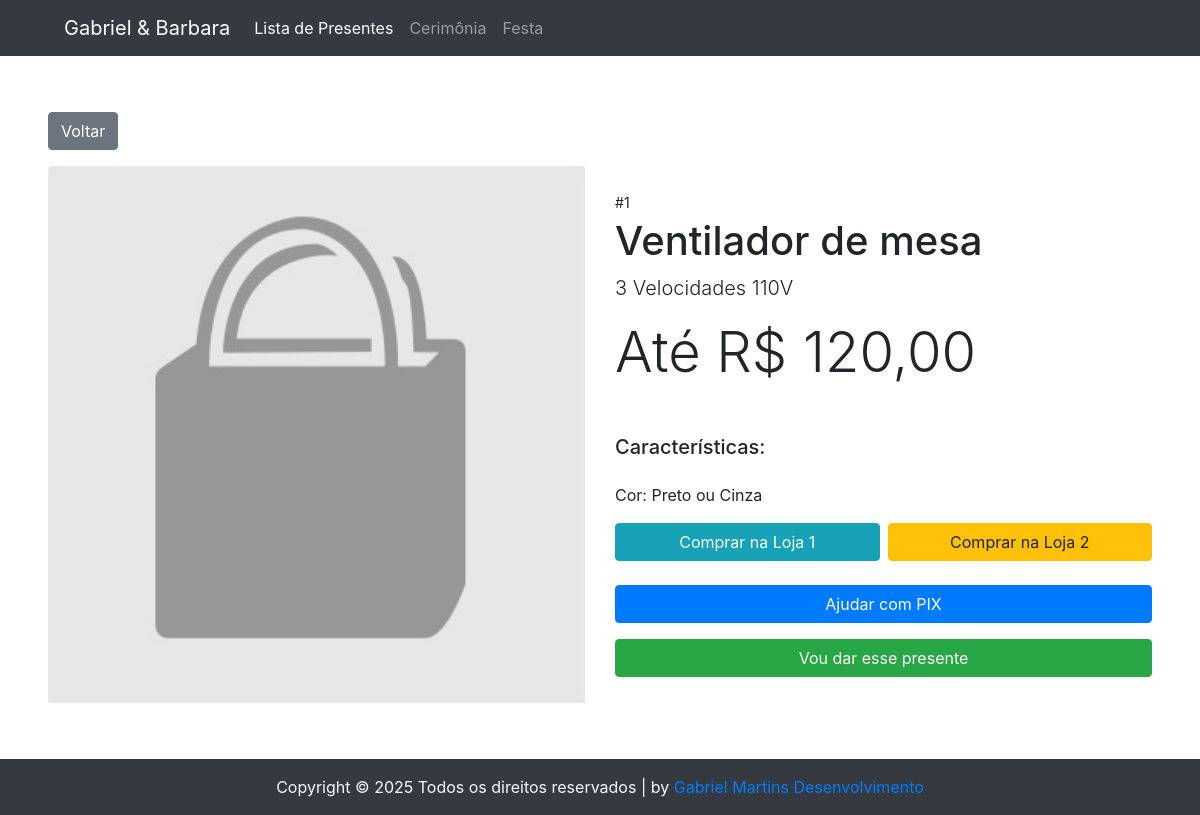
The page /shop/detalhes/1 on the database as committed earlier.
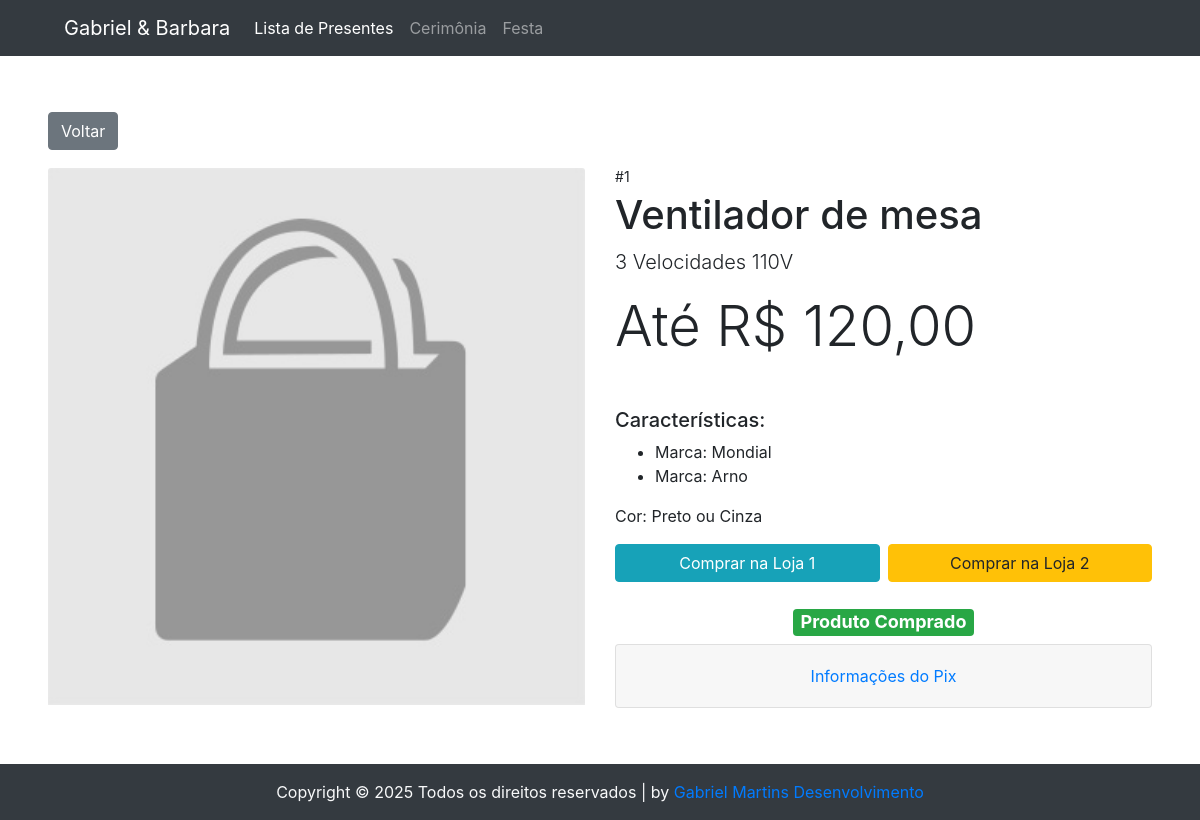
The same page on the database as committed later.
### tables this page shows
CREATE TABLE `marcas` (
  `id` int(11) NOT NULL,
  `nome` varchar(100) NOT NULL,
  `created_at` datetime DEFAULT CURRENT_TIMESTAMP,
  `updated_at` datetime DEFAULT CURRENT_TIMESTAMP ON UPDATE CURRENT_TIMESTAMP
);

### application/controllers/Shop.php (called while the page is built, shortened)
<?php
class Shop extends MY_Controller
{
	public function detalhes($id)
	{
		$dados["titulo"] = "Detalhes do Presente";
		$dados['produto'] = $this->Produto_model->buscaProdutoPorId($id);
		$dados['marcas'] = $this->Produto_model->getMarcasByProdutoId($id);
		$this->load->vars($dados);
		$this->load->view('templates/shop/header');
		$this->load->view('templates/shop/navbar');
		$this->load->view('shop/detalhes');
		$this->load->view('templates/shop/footer');
	}
}

### index.php (called while the page is built, shortened)
<?php
require_once BASEPATH.'core/CodeIgniter.php';

### application/models/Produto_model.php (called while the page is built, shortened)
<?php
class Produto_model extends CI_Model
{
	public function buscaProdutoPorId($id)
	{
		$this->db->select('*');
		$this->db->from('produtos');
		$this->db->where('id', $id);
		return $this->db->get()->row();
	}
	public function getMarcasByProdutoId($produto_id)
	{
		$this->db->select('m.*');
		$this->db->from('marcas m');
		$this->db->join('produto_marcas pm', 'pm.marca_id = m.id');
		$this->db->where('pm.produto_id', $produto_id);
		$query = $this->db->get();
		return $query->result();
	}
}

### application/views/shop/detalhes.php (the view, shortened to what this page needs)
<section class="py-2">
	<div class="container-fluid  px-4 px-lg-5 my-5">
		<div class="row gx-4 gx-lg-5 align-items-center">
			<div class="col-12 mb-3">
				<button class="btn btn-secondary btn-sm-auto d-none d-md-inline-block" onclick="history.back()">Voltar</button>
			</div>
			<div class="col-md-6">
				<img class="card-img-top mb-5 mb-md-0" src="<?= !empty($produto->imagem) ? base_url('assets/admin/upload/' . $produto->imagem) : base_url('assets/img/produto_default.jpg'); ?>" />
			</div>
			<div class="col-md-6">
				<div class="small mb-1">#<?= $produto->id; ?></div>
				<h1 class="display-5 fw-bolder"><?= $produto->nome; ?></h1>
				<p class="lead"><?= $produto->detalhes; ?></p>
				<div class="display-4 mb-5">
					<span><?= $produto->preco_intervalo; ?></span>
				</div>
				<h5 class="fw-bolder mt-4">Características:</h5>
				<div class="row">
					<div class="col-md-12">
						<ul>
							<?php foreach ($marcas as $marca => $item) : ?>
								<li>Marca: <?= $item->nome; ?></li>
							<?php endforeach; ?>
						</ul>
						<p class="text-left">Cor: Preto ou Cinza</p>
					</div>
				</div>
				<div class="d-flex mb-4">
					<a class="btn btn-info mr-2 w-50" href="<?= $produto->link_1; ?>" target="_blank">Comprar na Loja 1</a>
					<a class="btn btn-warning w-50" href="<?= $produto->link_2; ?>" target="_blank">Comprar na Loja 2</a>
				</div>
				<?php if ($produto->comprado) : ?>
					<h4 class="text-center"><span class="badge badge-success">Produto Comprado</span></h4>
					<div class="accordion" id="accordionExample">
						<div class="card">
							<div class="card-header" id="headingOne">
								<h2 class="mb-0">
									<button class="btn btn-link btn-block text-center" type="button" data-toggle="collapse" data-target="#collapseOne" aria-expanded="true" aria-controls="collapseOne">
										Informações do Pix
									</button>
								</h2>
							</div>
						</div>
					</div>
				<?php else :  ?>
					<button type="button" class="btn btn-primary btn-block w-100 mb-3" data-toggle="modal" data-target="#pixModal">
						Ajudar com PIX
					</button>
					<button class="btn btn-success mt-auto w-100" onclick="comprarProduto(<?= $produto->id; ?>)">Vou dar esse presente</button>
				<?php endif; ?>
			</div>
		</div>
	</div>
</section>

Rows that differ between the two databases and show on the page:
changed produtos "Até R$ 120,00": comprado 0 → 1 (drawn)
now on this page (row unchanged): marcas: nome "Mondial"
now on this page (row unchanged): marcas: nome "Arno"
Other text that changed with them:
text no longer shown: "Ajudar com PIX Vou dar esse presente"
text now shown: "Produto Comprado Informações do Pix"
